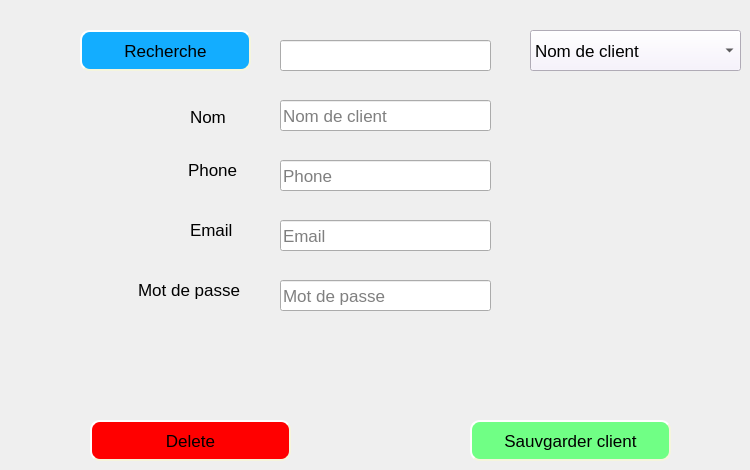
      <widget class="QWidget" name="tab_22">
       <attribute name="title">
        <string>Ajouter Fournisseur</string>
       </attribute>
       <widget class="QPushButton" name="pushButton_21">
        <property name="geometry">
         <rect>
          <x>470</x>
          <y>420</y>
          <width>201</width>
          <height>41</height>
         </rect>
        </property>
        <property name="font">
         <font>
          <pointsize>13</pointsize>
         </font>
        </property>
        <property name="styleSheet">
         <string notr="true">QPushButton{
background-color: rgb(112, 255, 133);
border-style: outset;
border-width: 2px;
border-radius: 10px;
border-color: beige;
min-width: 10em;
padding: 6px;

}
QPushButton:hover:!pressed
{

	
	background-color: rgb(55, 217, 109);
}</string>
        </property>
        <property name="text">
         <string>Sauvgarder client</string>
        </property>
        <property name="icon">
         <iconset resource="iconne.qrc">
          <normaloff>:/icone/save.png</normaloff>:/icone/save.png</iconset>
        </property>
        <property name="iconSize">
         <size>
          <width>22</width>
          <height>22</height>
         </size>
        </property>
       </widget>
       <widget class="QLineEdit" name="lineEdit_20">
        <property name="geometry">
         <rect>
          <x>280</x>
          <y>160</y>
          <width>211</width>
          <height>31</height>
         </rect>
        </property>
        <property name="font">
         <font>
          <pointsize>13</pointsize>
         </font>
        </property>
        <property name="placeholderText">
         <string>Phone</string>
        </property>
       </widget>
       <widget class="QLabel" name="label_18">
        <property name="geometry">
         <rect>
          <x>188</x>
          <y>160</y>
          <width>61</width>
          <height>20</height>
         </rect>
        </property>
        <property name="font">
         <font>
          <pointsize>13</pointsize>
         </font>
        </property>
        <property name="text">
         <string>Phone</string>
        </property>
       </widget>
       <widget class="QLineEdit" name="lineEdit_25">
        <property name="geometry">
         <rect>
          <x>280</x>
          <y>100</y>
          <width>211</width>
          <height>31</height>
         </rect>
        </property>
        <property name="font">
         <font>
          <pointsize>13</pointsize>
         </font>
        </property>
        <property name="cursorPosition">
         <number>0</number>
        </property>
        <property name="placeholderText">
         <string>Nom de client</string>
        </property>
       </widget>
       <widget class="QLabel" name="label_29">
        <property name="geometry">
         <rect>
          <x>190</x>
          <y>110</y>
          <width>47</width>
          <height>13</height>
         </rect>
        </property>
        <property name="font">
         <font>
          <pointsize>13</pointsize>
         </font>
        </property>
        <property name="text">
         <string>Nom</string>
        </property>
       </widget>
       <widget class="QLineEdit" name="lineEdit_26">
        <property name="geometry">
         <rect>
          <x>280</x>
          <y>220</y>
          <width>211</width>
          <height>31</height>
         </rect>
        </property>
        <property name="font">
         <font>
          <pointsize>13</pointsize>
         </font>
        </property>
        <property name="text">
         <string/>
        </property>
        <property name="placeholderText">
         <string>Email</string>
        </property>
       </widget>
       <widget class="QLabel" name="label_40">
        <property name="geometry">
         <rect>
          <x>190</x>
          <y>220</y>
          <width>51</width>
          <height>20</height>
         </rect>
        </property>
        <property name="font">
         <font>
          <pointsize>13</pointsize>
         </font>
        </property>
        <property name="text">
         <string>Email</string>
        </property>
       </widget>
       <widget class="QLabel" name="label_46">
        <property name="geometry">
         <rect>
          <x>138</x>
          <y>280</y>
          <width>111</width>
          <height>20</height>
         </rect>
        </property>
        <property name="font">
         <font>
          <pointsize>13</pointsize>
         </font>
        </property>
        <property name="text">
         <string>Mot de passe</string>
        </property>
       </widget>
       <widget class="QLineEdit" name="lineEdit_27">
        <property name="geometry">
         <rect>
          <x>280</x>
          <y>280</y>
          <width>211</width>
          <height>31</height>
         </rect>
        </property>
        <property name="font">
         <font>
          <pointsize>13</pointsize>
         </font>
        </property>
        <property name="text">
         <string/>
        </property>
        <property name="dragEnabled">
         <bool>false</bool>
        </property>
        <property name="readOnly">
         <bool>false</bool>
        </property>
        <property name="placeholderText">
         <string>Mot de passe</string>
        </property>
       </widget>
       <widget class="QComboBox" name="comboBox_5">
        <property name="geometry">
         <rect>
          <x>530</x>
          <y>30</y>
          <width>211</width>
          <height>41</height>
         </rect>
        </property>
        <property name="font">
         <font>
          <pointsize>13</pointsize>
         </font>
        </property>
        <property name="styleSheet">
         <string notr="true">background-color: rgb(246, 239, 255);</string>
        </property>
        <item>
         <property name="text">
          <string>Nom de client</string>
         </property>
        </item>
        <item>
         <property name="text">
          <string>Phone</string>
         </property>
        </item>
        <item>
         <property name="text">
          <string>Email</string>
         </property>
        </item>
       </widget>
       <widget class="QLineEdit" name="lineEdit_28">
        <property name="geometry">
         <rect>
          <x>280</x>
          <y>40</y>
          <width>211</width>
          <height>31</height>
         </rect>
        </property>
        <property name="font">
         <font>
          <pointsize>13</pointsize>
         </font>
        </property>
        <property name="cursorPosition">
         <number>0</number>
        </property>
        <property name="placeholderText">
         <string/>
        </property>
       </widget>
       <widget class="QPushButton" name="pushButton_22">
        <property name="geometry">
         <rect>
          <x>80</x>
          <y>30</y>
          <width>171</width>
          <height>41</height>
         </rect>
        </property>
        <property name="font">
         <font>
          <pointsize>13</pointsize>
         </font>
        </property>
        <property name="styleSheet">
         <string notr="true">QPushButton{
background-color: rgb(19, 173, 255);
border-style: outset;
border-width: 2px;
border-radius: 10px;
border-color: beige;
padding: 6px;
}
QPushButton:hover:!pressed
{

	background-color: rgb(85, 255, 255);
}</string>
        </property>
        <property name="text">
         <string>Recherche</string>
        </property>
        <property name="icon">
         <iconset resource="iconne.qrc">
          <normaloff>:/icone/searche.png</normaloff>:/icone/searche.png</iconset>
        </property>
       </widget>
       <widget class="QPushButton" name="pushButton_42">
        <property name="geometry">
         <rect>
          <x>90</x>
          <y>420</y>
          <width>201</width>
          <height>41</height>
         </rect>
        </property>
        <property name="font">
         <font>
          <pointsize>13</pointsize>
         </font>
        </property>
        <property name="styleSheet">
         <string notr="true">QPushButton{
background-color: rgb(255, 0, 0);
border-style: outset;
border-width: 2px;
border-radius: 10px;
border-color: beige;
min-width: 1em;
padding: 6px;
}
QPushButton:hover:!pressed
{
background-color: rgb(255, 70, 70);
}</string>
        </property>
        <property name="text">
         <string>Delete</string>
        </property>
        <property name="icon">
         <iconset resource="iconne.qrc">
          <normaloff>:/icone/delete.png</normaloff>:/icone/delete.png</iconset>
        </property>
        <property name="iconSize">
         <size>
          <width>22</width>
          <height>22</height>
         </size>
        </property>
       </widget>
      </widget>
